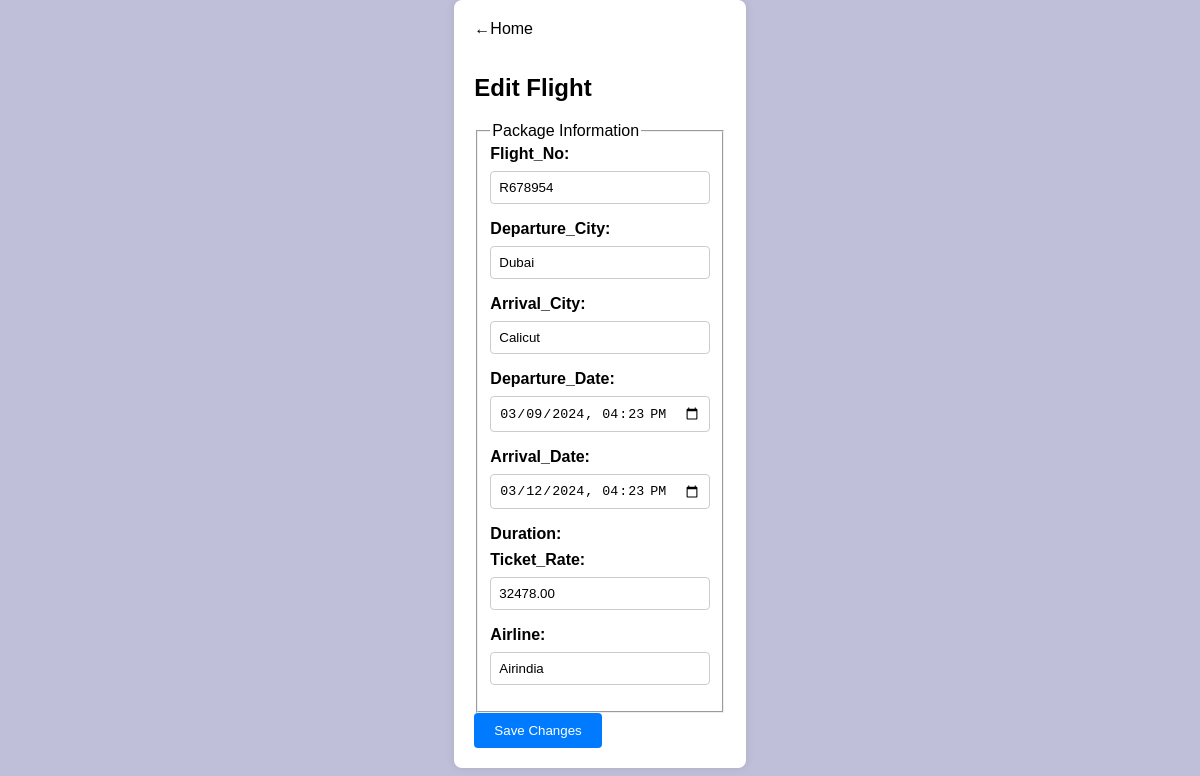
/edit_flight/2/, run on the app's committed database.
### Toursapp/models.py (models this page shows, shortened)
class Flight(models.Model):
    flight_no=models.CharField(max_length=250)
    departure_city=models.CharField(max_length=250)
    arrival_city=models.CharField(max_length=250)
    departure_date=models.DateTimeField()
    arrival_date=models.DateTimeField()
    duration=models.DurationField()
    tickate_rate=models.DecimalField(max_digits=10,decimal_places=2)
    airline=models.CharField(max_length=250)

### Toursapp/views.py (the view)
# urls.py: path('edit_flight/<int:id>/', edit_flight, name='edit_flights'),
def edit_flight(request,id):
    flight = Flight.objects.get(pk=id)
    if request.method == 'POST':
        form = FlightForm(request.POST, instance=flight)
        if form.is_valid():
            form.save()
            return redirect('manage_flights')
    else:
        form = FlightForm(instance=flight)
    return render(request, 'flightedit.html', {'form': form})

### Toursapp/forms.py
class FlightForm(forms.ModelForm):
    class Meta:
        model = Flight
        exclude = ['duration']  # Exclude the duration field from the form
        widgets = {
            'departure_date': forms.DateTimeInput(attrs={'type': 'datetime-local'}),
            'arrival_date': forms.DateTimeInput(attrs={'type': 'datetime-local'}),
        }

### templates/flightedit.html (shortened to what this page needs)
<!DOCTYPE html>
<html lang="en">
<head>
</head>
<body>
    <div id="edit-container" class="container">
                <a href="{% url 'admin_panel' %}" class="back-link">&#8592;Home</a>
        <h2>Edit Flight</h2>
        <form method="post">
            <fieldset>
                <legend>Package Information</legend>
                <label>Flight_No:</label>
                {{ form.flight_no }}
                <label>Departure_City:</label>
                {{ form.departure_city }}
                <label>Arrival_City:</label>
                {{ form.arrival_city }}
                <label >Departure_Date:</label>
                {{ form.departure_date }}
                <label>Arrival_Date:</label>
                {{ form.arrival_date }}
                <label >Duration:</label>
                <label>Ticket_Rate:</label>
                {{ form.tickate_rate }}
                <label>Airline:</label>
                {{ form.airline }}
            </fieldset>
            <button type="submit">Save Changes</button>
        </form>
    </div>
</body>
</html>

### templates/flightedit.html (style rules this page uses)
body { font-family: 'Arial', sans-serif; background-color: #bfbfd9; background-image: url(https://th.bing.com/th/id/OIP.nG2Y-Gt1gjE9nB0e54qO9gHaEI?w=283&h=180&c=7&r=0&o=5&pid=1.7); margin: 0; padding: 0; display: flex; justify-content: center; align-items: center; }
.container { background-color: #ffffff; padding: 20px; border-radius: 8px; box-shadow: 0 0 10px rgba(0, 0, 0, 0.1); }
label { font-weight: bold; margin-bottom: 8px; display: block; }
input, textarea { width: 100%; padding: 8px; margin-bottom: 16px; box-sizing: border-box; border: 1px solid #ccc; border-radius: 4px; }
button { background-color: #007bff; color: #ffffff; padding: 10px 20px; border: none; border-radius: 4px; cursor: pointer; }
.back-link { text-decoration: none; color:black; margin-bottom: 16px; display: inline-block; }

### data on the page
Flight: flight_no "R678954", departure_city "Dubai", arrival_city "Calicut", departure_date "03/09/2024 16:23", arrival_date "03/12/2024 16:23", tickate_rate "32478.00", airline "Airindia"
